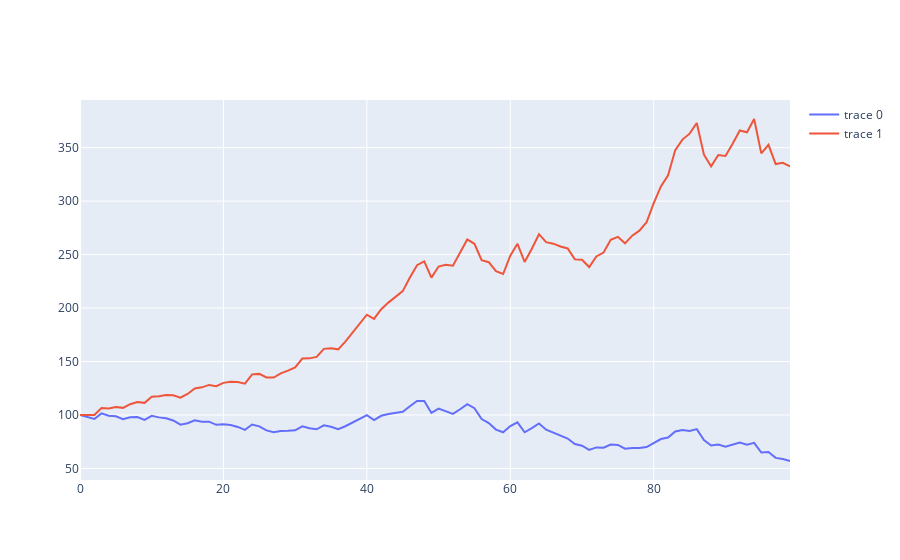
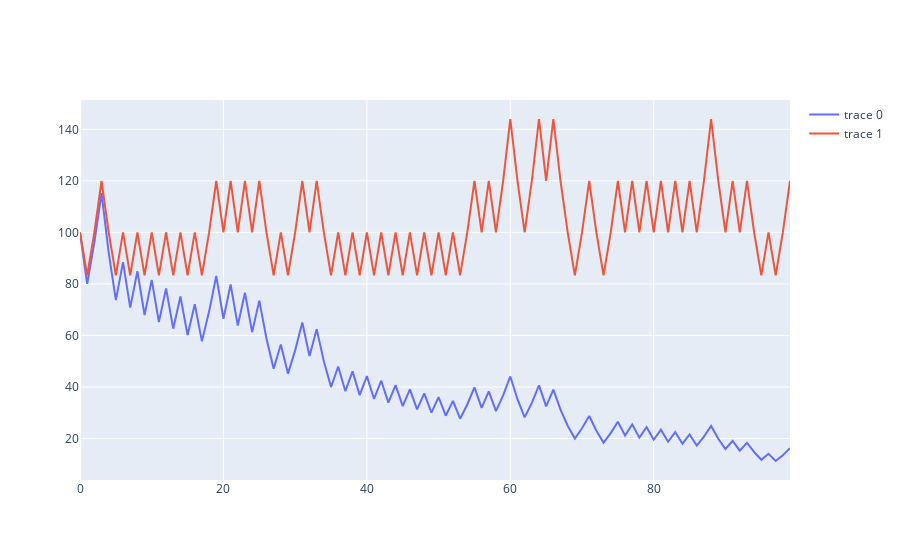

Notebook code for these charts, in order:
### Code cell
def func_powerlaw_t(t, ret=True, plot=False, log=False):
    money_at_t = sorted([people[i][t] for i in range(N)])[::-1]
    return money_at_t
    
def func_powerlaw_t_alt(t, ret=True):
    money_at_t = sorted([people_alt[i][t] for i in range(N)])[::-1]
    return money_at_t

def list_average(lst):
    t_avg = sum(lst) / len(lst)
    return t_avg

def list_median(lst):
    h = int(len(lst)/2)
    return lst[h]
    
def market_avg(set):
    market = []
    market_alt = []
    for i in range(rounds):
        market.append(list_average(func_powerlaw_t(i)))
        market_alt.append(list_average(func_powerlaw_t_alt(i)))
    
    mkt_plot = go.Figure()
    mkt_plot.add_trace(go.Scatter(x = range(rounds), y = market))
    mkt_plot.add_trace(go.Scatter(x = range(rounds), y = market_alt))
    mkt_plot.show()
    
def market_mdn(set):
    market = []
    market_alt = []
    for i in range(rounds):
        market.append(list_median(func_powerlaw_t(i)))
        market_alt.append(list_median(func_powerlaw_t_alt(i)))
    
    mkt_plot = go.Figure()
    mkt_plot.add_trace(go.Scatter(x = range(rounds), y = market))
    mkt_plot.add_trace(go.Scatter(x = range(rounds), y = market_alt))
    mkt_plot.show()
    
market_avg(people)
market_mdn(people)
